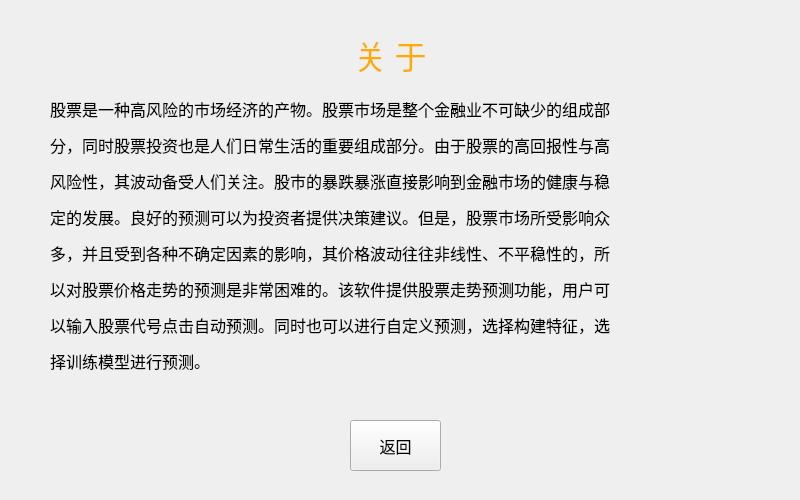
<?xml version="1.0" encoding="UTF-8"?>
<ui version="4.0">
 <class>about</class>
 <widget class="QWidget" name="about">
  <property name="geometry">
   <rect>
    <x>0</x>
    <y>0</y>
    <width>800</width>
    <height>500</height>
   </rect>
  </property>
  <property name="windowTitle">
   <string>about</string>
  </property>
  <widget class="QLabel" name="label_3">
   <property name="geometry">
    <rect>
     <x>200</x>
     <y>20</y>
     <width>381</width>
     <height>71</height>
    </rect>
   </property>
   <property name="font">
    <font>
     <family>黑体</family>
    </font>
   </property>
   <property name="text">
    <string>&lt;html&gt;&lt;head/&gt;&lt;body&gt;&lt;p align=&quot;center&quot;&gt;&lt;span style=&quot; font-size:24pt; color:#ffaa00;&quot;&gt;关 于&lt;/span&gt;&lt;/p&gt;&lt;/body&gt;&lt;/html&gt;</string>
   </property>
  </widget>
  <widget class="QPushButton" name="pushButton_4">
   <property name="geometry">
    <rect>
     <x>350</x>
     <y>420</y>
     <width>91</width>
     <height>51</height>
    </rect>
   </property>
   <property name="font">
    <font>
     <family>黑体</family>
     <pointsize>12</pointsize>
    </font>
   </property>
   <property name="text">
    <string>返回</string>
   </property>
  </widget>
  <widget class="QLabel" name="label_4">
   <property name="geometry">
    <rect>
     <x>50</x>
     <y>90</y>
     <width>731</width>
     <height>291</height>
    </rect>
   </property>
   <property name="text">
    <string>&lt;!DOCTYPE HTML PUBLIC &quot;-//W3C//DTD HTML 4.0//EN&quot; &quot;http://www.w3.org/TR/REC-html40/strict.dtd&quot;&gt;
&lt;html&gt;&lt;head&gt;&lt;meta name=&quot;qrichtext&quot; content=&quot;1&quot; /&gt;&lt;style type=&quot;text/css&quot;&gt;
p, li { white-space: pre-wrap; }
&lt;/style&gt;&lt;/head&gt;&lt;body style=&quot; font-family:'SimSun'; font-size:9pt; font-weight:400; font-style:normal;&quot;&gt;
&lt;p style=&quot; margin-top:12px; margin-bottom:12px; margin-left:0px; margin-right:0px; -qt-block-indent:0; text-indent:0px;&quot;&gt;&lt;span style=&quot; font-family:'宋体'; font-size:12pt;&quot;&gt;股票是一种高风险的市场经济的产物。股票市场是整个金融业不可缺少的组成部&lt;/span&gt;&lt;/p&gt;
&lt;p style=&quot; margin-top:12px; margin-bottom:12px; margin-left:0px; margin-right:0px; -qt-block-indent:0; text-indent:0px;&quot;&gt;&lt;span style=&quot; font-family:'宋体'; font-size:12pt;&quot;&gt;分，同时股票投资也是人们日常生活的重要组成部分。由于股票的高回报性与高&lt;/span&gt;&lt;/p&gt;
&lt;p style=&quot; margin-top:12px; margin-bottom:12px; margin-left:0px; margin-right:0px; -qt-block-indent:0; text-indent:0px;&quot;&gt;&lt;span style=&quot; font-family:'宋体'; font-size:12pt;&quot;&gt;风险性，其波动备受人们关注。股市的暴跌暴涨直接影响到金融市场的健康与稳&lt;/span&gt;&lt;/p&gt;
&lt;p style=&quot; margin-top:12px; margin-bottom:12px; margin-left:0px; margin-right:0px; -qt-block-indent:0; text-indent:0px;&quot;&gt;&lt;span style=&quot; font-family:'宋体'; font-size:12pt;&quot;&gt;定的发展。良好的预测可以为投资者提供决策建议。但是，股票市场所受影响众&lt;/span&gt;&lt;/p&gt;
&lt;p style=&quot; margin-top:12px; margin-bottom:12px; margin-left:0px; margin-right:0px; -qt-block-indent:0; text-indent:0px;&quot;&gt;&lt;span style=&quot; font-family:'宋体'; font-size:12pt;&quot;&gt;多，并且受到各种不确定因素的影响，其价格波动往往非线性、不平稳性的，所&lt;/span&gt;&lt;/p&gt;
&lt;p style=&quot; margin-top:12px; margin-bottom:12px; margin-left:0px; margin-right:0px; -qt-block-indent:0; text-indent:0px;&quot;&gt;&lt;span style=&quot; font-family:'宋体'; font-size:12pt;&quot;&gt;以对股票价格走势的预测是非常困难的。该软件提供股票走势预测功能，用户可&lt;/span&gt;&lt;/p&gt;
&lt;p style=&quot; margin-top:12px; margin-bottom:12px; margin-left:0px; margin-right:0px; -qt-block-indent:0; text-indent:0px;&quot;&gt;&lt;span style=&quot; font-family:'宋体'; font-size:12pt;&quot;&gt;以输入股票代号点击自动预测。同时也可以进行自定义预测，选择构建特征，选&lt;/span&gt;&lt;/p&gt;
&lt;p style=&quot; margin-top:12px; margin-bottom:12px; margin-left:0px; margin-right:0px; -qt-block-indent:0; text-indent:0px;&quot;&gt;&lt;span style=&quot; font-family:'宋体'; font-size:12pt;&quot;&gt;择训练模型进行预测。&lt;/span&gt;&lt;/p&gt;&lt;/body&gt;&lt;/html&gt;</string>
   </property>
  </widget>
 </widget>
 <resources/>
 <connections/>
</ui>
